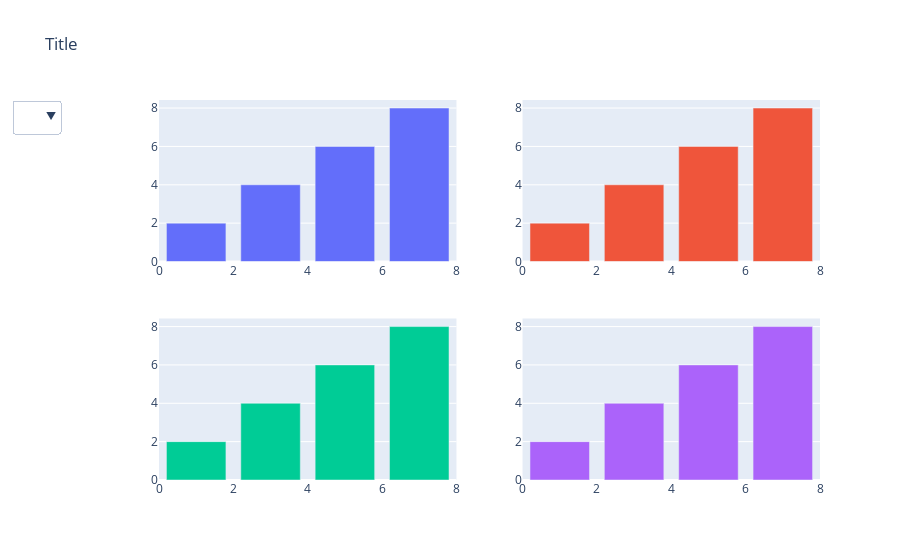

The notebook cell this image was saved under:
### Markdown cell above
Was not able to complete the analysis at this time, but have put in the framework for an interactive multiplot  below

### Code cell
import plotly.offline as py
import plotly.graph_objs as go
from plotly.offline import init_notebook_mode, iplot, plot
from plotly import tools
init_notebook_mode(connected=True)
df = pd.DataFrame([[1, 2], [3, 4], [5, 6], [7, 8]], columns=["A", "B"])
labels = ["A", "B"]
datas = [df, df]
### Create individual figures
# START
fig = tools.make_subplots(rows=2, cols=2)

for i, data in enumerate(datas):

    trace1 = go.Bar(
                    x=data.head(10).A,
                    y=data.head(10).B, 
                    showlegend=False
                )
    trace2 = go.Bar(
                    x=data.tail(10).A,
                    y=data.tail(10).B, 
                    showlegend=False
                )   
    fig.append_trace(trace1, i + 1, 1)
    fig.append_trace(trace2, i + 1, 2)

### Create buttons for drop down menu
buttons = []
for i, label in enumerate(labels):
    visibility = [i==j for j in range(len(labels))]
    button = dict(
                 label =  label,
                 method = 'update',
                 args = [{'visible': visibility},
                     {'title': label}])
    buttons.append(button)

updatemenus = list([
    dict(active=-1,
         x=-0.15,
         buttons=buttons
    )
])

fig['layout']['title'] = 'Title'
fig['layout']['showlegend'] = False
fig['layout']['updatemenus'] = updatemenus

iplot(fig, filename='dropdown')

### Figure 1 — Plotly figure (JSON) as saved in the notebook; plotly's stock layout.template omitted (floating-point values rounded to 4 significant figures)
{"data": [{"showlegend": false, "type": "bar", "x": [1, 3, 5, 7], "xaxis": "x", "y": [2, 4, 6, 8], "yaxis": "y"}, {"showlegend": false, "type": "bar", "x": [1, 3, 5, 7], "xaxis": "x2", "y": [2, 4, 6, 8], "yaxis": "y2"}, {"showlegend": false, "type": "bar", "x": [1, 3, 5, 7], "xaxis": "x3", "y": [2, 4, 6, 8], "yaxis": "y3"}, {"showlegend": false, "type": "bar", "x": [1, 3, 5, 7], "xaxis": "x4", "y": [2, 4, 6, 8], "yaxis": "y4"}], "layout": {"showlegend": false, "title": {"text": "Title"}, "updatemenus": [{"active": -1, "buttons": [{"args": [{"visible": [true, false]}, {"title": "A"}], "label": "A", "method": "update"}, {"args": [{"visible": [false, true]}, {"title": "B"}], "label": "B", "method": "update"}], "x": -0.15}], "xaxis": {"anchor": "y", "domain": [0, 0.45]}, "xaxis2": {"anchor": "y2", "domain": [0.55, 1]}, "xaxis3": {"anchor": "y3", "domain": [0, 0.45]}, "xaxis4": {"anchor": "y4", "domain": [0.55, 1]}, "yaxis": {"anchor": "x", "domain": [0.575, 1]}, "yaxis2": {"anchor": "x2", "domain": [0.575, 1]}, "yaxis3": {"anchor": "x3", "domain": [0, 0.425]}, "yaxis4": {"anchor": "x4", "domain": [0, 0.425]}}}
